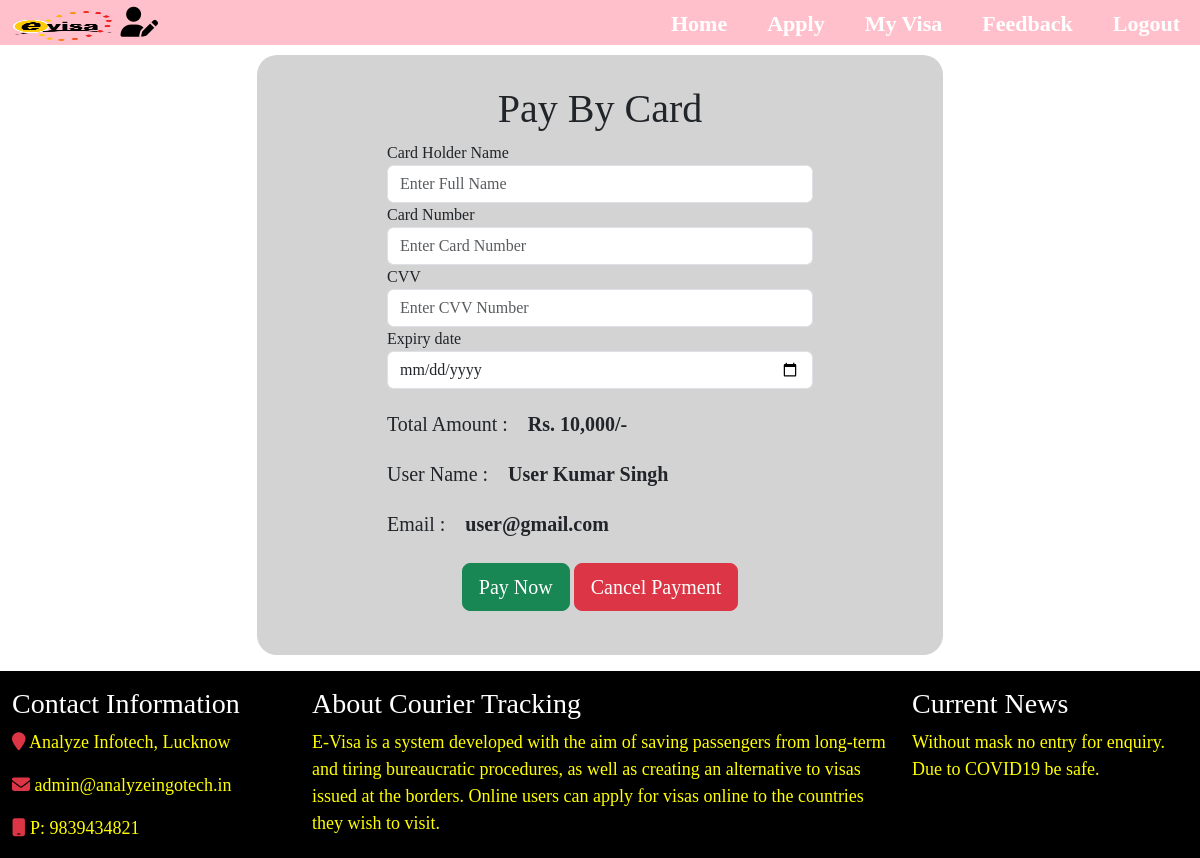
/pay_now/11, run on the app's committed database.
### visa/models.py (models this page shows)
class VisaRequest(models.Model):
    first_name=models.CharField(max_length=40,null=True)
    last_name=models.CharField(max_length=40,null=True)
    email=models.CharField(max_length=40,null=True)
    mobile=models.CharField(max_length=40,null=True)
    parcel_type=models.CharField(max_length=40,null=True)
    request_date=models.CharField(max_length=50,null=True)
    gov_id=models.CharField(max_length=40,null=True)
    gov_no=models.CharField(max_length=40,null=True)
    weight=models.CharField(max_length=40,null=True)
    country=models.CharField(max_length=40,null=True)
    address=models.CharField(max_length=200,null=True)
    status=models.CharField(max_length=40,null=True)
    parcel_id=models.IntegerField(max_length=50,null=True)

### visa/views.py (the view, shortened to what this page needs)
# urls.py: path('pay_now/<int:id>',pay_now,name='pay_now'),
def pay_now(request,id):
    data = VisaRequest.objects.get(id=id)
    error = ""
    d = {'data': data, 'error': error}
    return render(request,'pay_now.html',d)

### visa/templates/pay_now.html (shortened to what this page needs)
<!DOCTYPE html>
<html lang="en">
<head>
    {% include 'user_navigation.html' %}
</head>
<body>
<form method="post">
    <div class="container-fluid">
        <div class="row justify-content-center abcdef" style="margin:0px;">
            <div class="col-7 paynow">
                <h1 align="center">Pay By Card</h1>
                <label for="">Card Holder Name</label>
                <input type="text" class="form-control" id="chname" name="name" placeholder="Enter Full Name" required>
                <label for="">Card Number</label>
                <input type="number" class="form-control" name="cardno" id="cardno" placeholder="Enter Card Number" required>
                <label for="">CVV</label>
                <input type="number" class="form-control" id="cvv" name="cvv" placeholder="Enter CVV Number" required>
                <label for="">Expiry date</label>
                <input type="date" class="form-control" name="exp_date" placeholder="Enter Expiry Date" required>
                <label for="" class="ttl">Total Amount :</label><label for="" class="ttl1">Rs. 10,000/-</label><br>
                <label for="" class="ttl">User Name :</label><label for="" class="ttl1">{{data.first_name}} {{data.last_name}}</label><br>
                <label for="" class="ttl">Email :</label><label for="" class="ttl1">{{data.email}} </label><br><br>
                <center>
                    <input type="submit" class="btn btn-success btn-lg" onclick="return validpayment()" value="Pay Now">
                    <a href="{% url 'my_visa' %}" class="btn btn-danger btn-lg">Cancel Payment</a>
                </center>
            </div>
        </div>
    </div>
</form>
</body>
</html>
{% include 'footer.html' %}

### visa/templates/user_navigation.html (style rules this page uses)
* { margin: 0px; list-style: none; padding: 0px; font-family:copperplate gothic; }

### visa/templates/pay_now.html (style rules this page uses)
.paynow { height:600px; margin-top:10px; background:lightgray; padding:30px 130px; border-radius:20px; }
.ttl { margin-top:20px; font-size:20px; }
.ttl1 { margin-top:20px; font-size:20px; font-weight:bold; padding-left:20px; }
.abcdef { width:100%; }

### data on the page
VisaRequest: first_name "User Kumar", last_name "Singh", email "user@gmail.com"
